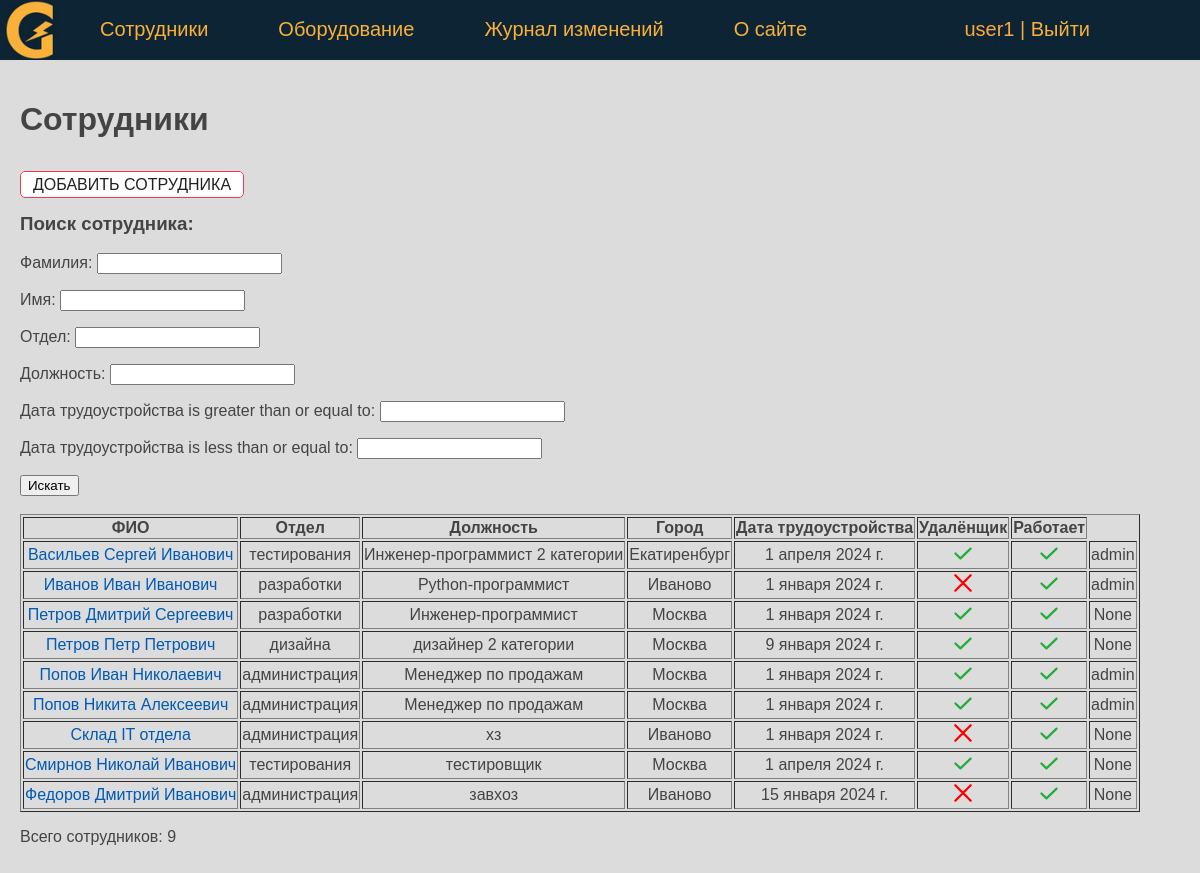
Page /persons/ (signed in) on the committed database.
### eqlog/models.py (models this page shows, shortened)
class Person(models.Model):
    last_name = models.CharField(verbose_name='Фамилия', max_length=50)
    first_name = models.CharField(verbose_name='Имя', max_length=50)
    middle_name = models.CharField(verbose_name='Отчество', max_length=50)
    department = models.ForeignKey('Department', on_delete=models.PROTECT, verbose_name='Отдел', related_name='get_persons')
    job_title = models.CharField(verbose_name='Должность', max_length=50)
    jobing_at = models.DateField(verbose_name='Дата трудоустройства', default=date(2024, 1, 1))
    created_at = models.DateTimeField(verbose_name='Дата создания', auto_now_add=True)
    updated_at = models.DateTimeField(verbose_name='Дата изменения', auto_now=True)
    remote = models.BooleanField(verbose_name='Удаленщик', default=False)
    is_working = models.BooleanField(verbose_name='Работает', default=True)
    city = models.CharField(verbose_name='Город', max_length=50, default='Москва')
    slug = AutoSlugField(populate_from='last_name', max_length=255, unique=True, db_index=True)
    user = models.ForeignKey(User, verbose_name='Пользователь', on_delete=models.DO_NOTHING, null=True)
    objects = models.Manager()
    def get_absolute_url(self):
        return reverse('person', kwargs={'pers_slug': self.slug})
    class Meta:
        verbose_name = 'Сотрудник'
        verbose_name_plural = 'Сотрудники'
        ordering = ['last_name', 'first_name']

class Department(models.Model):
    name = models.CharField(verbose_name='Отдел', max_length=50)
    objects = models.Manager()
    def __str__(self):
        return self.name
    class Meta:
        verbose_name = 'Отдел'
        verbose_name_plural = 'Отделы'

### eqlog/views.py (the view)
# urls.py: path('persons/', Persons.as_view(), name='persons'),
class Persons(DataMixin, ListView):
    model = Person
    template_name = 'eqlog/persons.html'
    context_object_name = 'persons'
    paginate_by = 20
    def get_context_data(self, **kwargs):
        context = super().get_context_data(**kwargs)
        auth = self.request.user.is_authenticated
        queryset = self.get_queryset()
        ps_filter = PersonFilter(self.request.GET, queryset)
        c_def = self.get_user_context(title='Сотрудники', auth=auth, ps_filter=ps_filter)
        return {**context, **c_def}
    def get_queryset(self):
        queryset = super().get_queryset()
        ps_filter = PersonFilter(self.request.GET, queryset)
        return ps_filter.qs

### eqlog/utils.py (called while the page is built)
    def get_user_context(self, **kwargs):
        context = kwargs
        context['menu'] = menu
        return context

### eqlog/templates/eqlog/persons.html (shortened to what this page needs)
{% extends 'eqlog/base.html' %}
{% block content %}
    {% if auth %}
        <h1>{{ title }}</h1>
        <p class="form-buttons">
            <p><a href="{% url 'addperson' %}" class="btn btn-outline">ДОБАВИТЬ СОТРУДНИКА</a>
        </p>
        <h3>Поиск сотрудника: </h3>
        <form method="get" action="{% url 'persons' %}">
            {{ ps_filter.form.as_p }}
            <button type="submit">Искать</button>
        </form>
        <br>
        <table border="1">
            <tr>
                <th>ФИО</th>
                <th>Отдел</th>
                <th>Должность</th>
                <th>Город</th>
                <th>Дата трудоустройства</th>
                <th>Удалёнщик</th>
                <th>Работает</th>
           </tr>
            {% for p in persons %}
                <tr>
                    <td><a href="{{ p.get_absolute_url }}"> {{ p.last_name }} {{ p.first_name }} {{ p.middle_name }}</a></td>
                    <td>{{ p.department }}</td>
                    <td>{{ p.job_title }}</td>
                    <td>{{ p.city }}</td>
                    <td>{{ p.jobing_at }}</td>
                    <td class="mark {% if p.remote %} mark_tick {% endif %}"></td>
                    <td class="mark {% if p.is_working %} mark_tick {% endif %}"></td>
                    <td>{{ p.user }}</td>
                </tr>
            {% endfor %}
        </table>
        <p> Всего сотрудников: {{ persons | length }}</p>
    {% endif %}
{% endblock %}

### eqlog/templates/eqlog/base.html (shortened to what this page needs)
<!DOCTYPE html>
{% load static %}
<html>
<head>
    <link type="text/css" href="/static/eqlog/css/styles.css" rel="stylesheet" />
</head>
<body bgcolor="#DCDCDC">
    {% block mainmenu %}
    <header class="header">
    <ul id="mainmenu" class="mainmenu">
        <li class="logo">
            <a href="{% url 'home' %}"><div class="logo"></div></a>
        </li>
        {% for m in menu %}
            <li><a href="{% url m.url_name %}"> {{ m.title }} </a></li>
        {% endfor %}
        <li class="last">
            {% if request.user.is_authenticated %}
                <li class="last"> {{user.username}} | <a href="{% url 'logout' %}">Выйти</a> </li>
            {% else %}
                <li class="last"><a href="{% url 'login' %}">Войти</a> </li>
            {% endif %}
        </li>
    </ul>
    </header>
    {% endblock mainmenu %}
    <main>
        {% block content %}
        {% endblock content %}
    </main>
</body>
</html>

### eqlog/static/eqlog/css/styles.css (style rules this page uses)
body { font-family: 'Arial'; margin: 0; padding: 0; height: 100%; width: 100%; color: #444; }
a { color: #0059b2; text-decoration: none; }
.header { background: #0c2434; height: 60px; }
main { padding: 20px; }
.logo { background: url('../images/logo_home.png') no-repeat 0px 0px; background-size: contain; background-position: center; width: 70px; height: 60px; }
ul.mainmenu { list-style: none; margin: 0; padding: 0; height: 60px; color: #FDA83D; font-size: 20px; overflow: hidden; }
ul.mainmenu li { float: left; margin: 18px 40px 0 30px; }
ul.mainmenu li.logo { margin: 0; }
ul.mainmenu li.last { float: right; }
ul.mainmenu li a { color: #fab13a; text-decoration: none; }
.form-buttons { display: flex; justify-content: space-between; align-items: center; gap: 0.75rem; }
.btn { padding: 0.25rem 0.75rem; border-radius: 5px; background-color: #ffffff; border: solid 1px #ffffff; color: #212121; cursor: pointer; test-decoration: none; font-size: 1rem; min-width: 6rem; text-align: center; }
.btn-outline { border: solid 1px #ee394c; }
.mark::after { display: inline-block; content: ""; width: 20px; height: 20px; background-image: url('../images/cross.svg'); background-position: center; background-size: contain; background-repeat: no-repeat; }
.mark_tick::after { background-image: url('../images/tick.svg'); }
td { text-align: center; }

### rows in the picture
Person: last_name "Васильев", first_name "Сергей", middle_name "Иванович", department "тестирования", job_title "Инженер-программист 2 категории", city "Екатиренбург", jobing_at "1 апреля 2024 г.", is_working True (drawn), user "admin"
Person: last_name "Иванов", first_name "Иван", middle_name "Иванович", department "разработки", job_title "Python-программист", city "Иваново", jobing_at "1 января 2024 г.", is_working True (drawn), user "admin"
Person: last_name "Петров", first_name "Дмитрий", middle_name "Сергеевич", department "разработки", job_title "Инженер-программист", city "Москва", jobing_at "1 января 2024 г.", is_working True (drawn), user "None"
Person: last_name "Петров", first_name "Петр", middle_name "Петрович", department "дизайна", job_title "дизайнер 2 категории", city "Москва", jobing_at "9 января 2024 г.", is_working True (drawn), user "None"
Person: last_name "Попов", first_name "Иван", middle_name "Николаевич", department "администрация", job_title "Менеджер по продажам", city "Москва", jobing_at "1 января 2024 г.", is_working True (drawn), user "admin"
Person: last_name "Попов", first_name "Никита", middle_name "Алексеевич", department "администрация", job_title "Менеджер по продажам", city "Москва", jobing_at "1 января 2024 г.", is_working True (drawn), user "admin"
Person: last_name "Склад", first_name "IT", middle_name "отдела", department "администрация", job_title "хз", city "Иваново", jobing_at "1 января 2024 г.", is_working True (drawn), user "None"
Person: last_name "Смирнов", first_name "Николай", middle_name "Иванович", department "тестирования", job_title "тестировщик", city "Москва", jobing_at "1 апреля 2024 г.", is_working True (drawn), user "None"
Person: last_name "Федоров", first_name "Дмитрий", middle_name "Иванович", department "администрация", job_title "завхоз", city "Иваново", jobing_at "15 января 2024 г.", is_working True (drawn), user "None"

### other values in the picture
{{ m.title }} "Сотрудники" "Оборудование" "Журнал изменений" "О сайте"
{{ user.username }} "user1"
{{ title }} "Сотрудники"
{{ persons | length }} "9"
